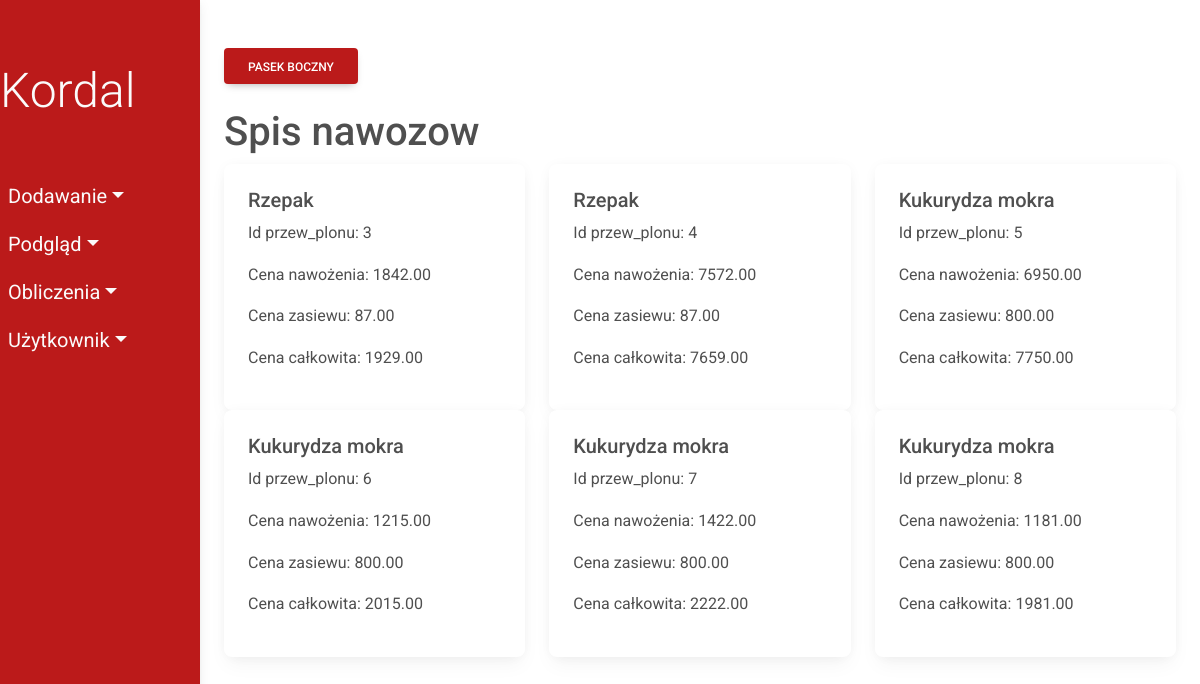
The page /costs/ on the database as committed earlier.
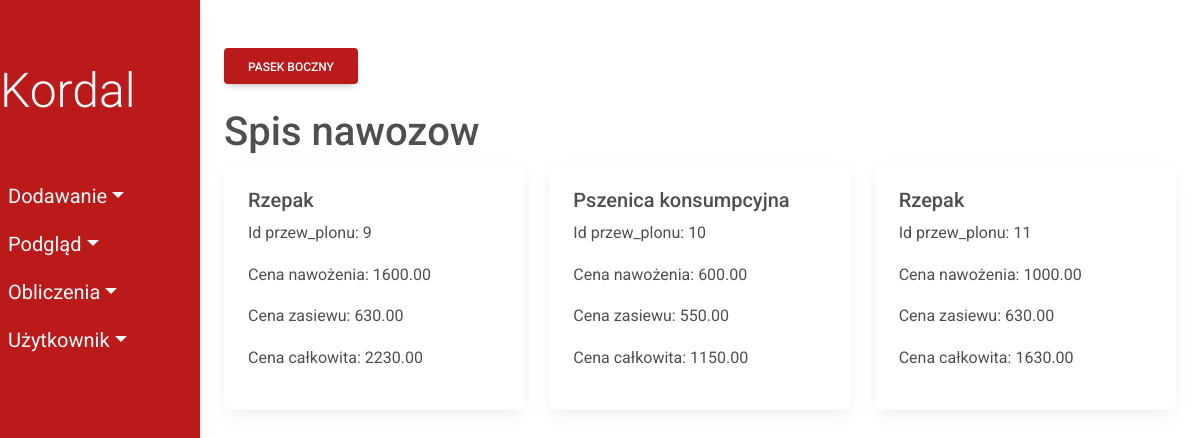
The same page on the database as committed later.
### fields/models.py (models this page shows, shortened)
class PredictedCrop(models.Model):
    predicted_crop_name = models.CharField(max_length=50)
    plant = models.ForeignKey(Plant, on_delete=models.CASCADE)
    crop_mass = models.DecimalField(max_digits=10, decimal_places=2)
    class_field = models.ForeignKey(
        ClassField, on_delete=models.CASCADE, db_column='class_id')
    class Meta:
        db_table = 'PredictedCrop'

class Plant(models.Model):
    plant_name = models.CharField(max_length=50)
    seed_price = models.DecimalField(max_digits=10, decimal_places=2)
    class Meta:
        db_table = 'Plant'
    def __str__(self):
        return self.plant_name

### fields/views/viewsCosts.py (the view)
# urls.py: 2. Add a URL to urlpatterns:  path('', views.home, name='home')
def home(request):
    all_predicted_crops = []
    all_predicted_crops = PredictedCrop.objects.all()
    prediction_and_cost = []
    for predicted_crop in all_predicted_crops:
        cost_fert = cost_of_fertilization(predicted_crop.id)
        cost_seed = cost_of_seed(predicted_crop.plant)
        cost_sum = cost_fert + cost_seed
        prediction_and_cost.append(
            (predicted_crop, cost_fert, cost_seed, cost_sum))
    return render(request, 'fields/show/viewsCosts.html', {'all_prediction_and_cost': prediction_and_cost})

### fields/views/getElements.py (called while the page is built)
def get_fertilizer_price(fertilizer_id):
    try:
        fertilizer = Fertilizer.objects.get(id=fertilizer_id)
        fert_price = fertilizer.price
        return fert_price
    except Fertilizer.DoesNotExist:
        pass

### fields/views/viewsCosts.py (called while the page is built)
def cost_of_fertilization(pred_crop_id):
    all_fert_plans = FertilizationPlan.objects.filter(
        predicted_crop_id=pred_crop_id)
    cost = 0
    for f in all_fert_plans:
        cost += get_fertilizer_price(f.fertilizer_id) * f.fertilizer_mass
    return cost

def cost_of_seed(plant_n):
    cost = 0
    try:
        plant = Plant.objects.get(plant_name=plant_n)
        plant_price = plant.seed_price
        return plant_price
    except Plant.DoesNotExist:
        pass

### fields/templates/fields/show/viewsCosts.html
{% extends 'fields/index.html' %}
  {% block content %}
  <h1>Spis nawozow</h1>
  <div class="row">
    {% for prediction_and_cost, fert_value, seed_value, cost_sum in all_prediction_and_cost %}
    <div class="col-sm-4">
      <div class="card">
        <div class="card-body">
          <h5 class="card-title">{{ prediction_and_cost.plant}}</h5>
          <p>Id przew_plonu: {{prediction_and_cost.id}}</p>
          <p>Cena nawożenia: {{fert_value|floatformat:2}}</p>
          <p>Cena zasiewu: {{seed_value|floatformat:2}}</p>
          <p>Cena całkowita: {{cost_sum|floatformat:2}}</p>
         </div>
      </div>
    </div>
    {% endfor %}
  </div>
  {% endblock %}

### fields/templates/fields/index.html (shortened to what this page needs)
<!DOCTYPE html>
{% load static %}
<html lang="en">
<head>
    <link
    href="https://cdnjs.cloudflare.com/ajax/libs/font-awesome/6.0.0/css/all.min.css"
    rel="stylesheet"
    />
    <link
    href="https://cdnjs.cloudflare.com/ajax/libs/mdb-ui-kit/6.0.1/mdb.min.css"
    rel="stylesheet"
    />
    <link rel="stylesheet" type="text/css" href=" {% static 'css/style.css' %} ">
</head>
<body>
    <nav class="navbar navbar-expand d-flex flex-column align-items-start active-nav" id="sidebar">
      <a href="{% url 'index' %}" class="navbar-brand text-light mt-5">
        <div class="display-5 font-weight-bold">Kordal</div>
      </a>
      <ul class="navbar-nav d-flex flex-column mt-5 w-100">
        <li class="nav-item dropdown w-100">
          <a href="#" class="nav-link dropdown-toggle text-light  pl-4" id="navbarDropdown" role="button" data-bs-toggle="dropdown" aria-expanded="false">Dodawanie</a>
        </li>
        <li class="nav-item dropdown w-100">
          <a href="#" class="nav-link dropdown-toggle text-light  pl-4" id="navbarDropdown" role="button" data-bs-toggle="dropdown" aria-expanded="false">Podgląd</a>
        </li>
        <li class="nav-item dropdown w-100">
          <a href="#" class="nav-link dropdown-toggle text-light  pl-4" id="navbarDropdown" role="button" data-bs-toggle="dropdown" aria-expanded="false">Obliczenia</a>
        </li>
        <li class="nav-item dropdown w-100">
          <a href="#" class="nav-link dropdown-toggle text-light  pl-4" id="navbarDropdown" role="button" data-bs-toggle="dropdown" aria-expanded="false">Użytkownik</a>
        </li>
      </ul>
    </nav>
    <section class="p-4 my-container active-cont">
      <button class="btn my-4 menu-btn"> Pasek boczny </button>
      {% block content %}{% endblock %}
    </section>
</body>
</html>

### fields/static/css/style.css (style rules this page uses)
* { margin: 0; padding: 0; box-sizing: border-box; }
:root { --nav-bg: #bb1a1a; --dropdown-bg: #cc2b2b }
body { min-height: 100vh; background-color: #fff; }
.navbar { position: fixed; width: 200px; height: 100vh; margin-left: -300px; transition: 0.5s; background-color: var(--nav-bg); }
.nav-link { font-size: 1.25em; }
.my-container { transition: 0.4s; }
.menu-btn { background-color: var(--nav-bg); color:#fff }
.active-cont { margin-left:200px; }
.active-nav { margin-left: 0; }

Rows that differ between the two databases and show on the page:
removed PredictedCrop: plant "Rzepak", id "3", fert_value "1842.00", seed_price "87.00", cost_sum "1929.00"
removed PredictedCrop: plant "Rzepak", id "4", fert_value "7572.00", seed_price "87.00", cost_sum "7659.00"
removed PredictedCrop: plant "Kukurydza mokra", id "5", fert_value "6950.00", seed_price "800.00", cost_sum "7750.00"
removed PredictedCrop: plant "Kukurydza mokra", id "6", fert_value "1215.00", seed_price "800.00", cost_sum "2015.00"
removed PredictedCrop: plant "Kukurydza mokra", id "7", fert_value "1422.00", seed_price "800.00", cost_sum "2222.00"
removed PredictedCrop: plant "Kukurydza mokra", id "8", fert_value "1181.00", seed_price "800.00", cost_sum "1981.00"
added PredictedCrop: plant "Rzepak", id "9", fert_value "1600.00", seed_price "630.00", cost_sum "2230.00"
added PredictedCrop: plant "Pszenica konsumpcyjna", id "10", fert_value "600.00", seed_price "550.00", cost_sum "1150.00"
added PredictedCrop: plant "Rzepak", id "11", fert_value "1000.00", seed_price "630.00", cost_sum "1630.00"
